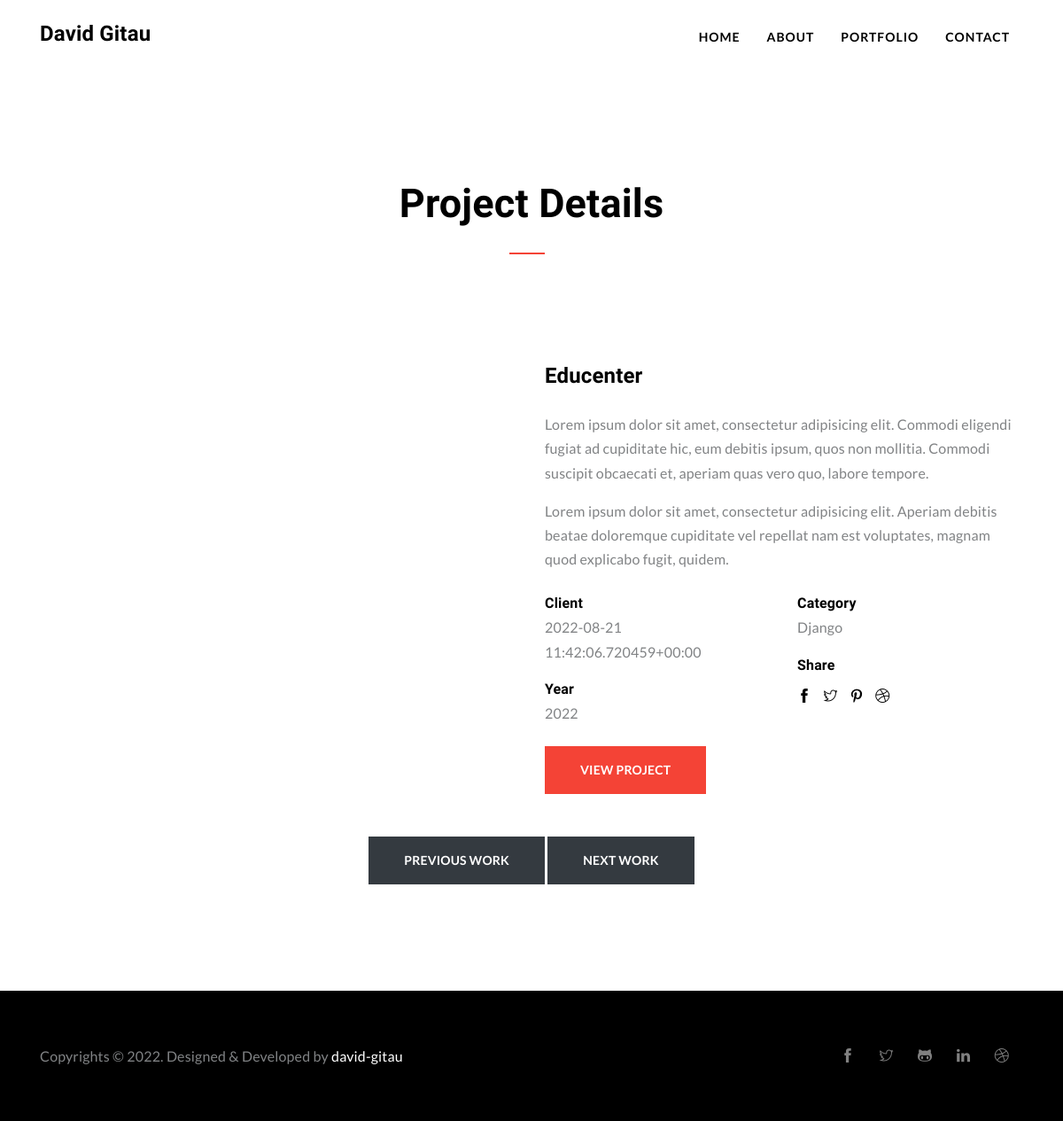
Page /portfolio-detail/1/ on the earlier database version.
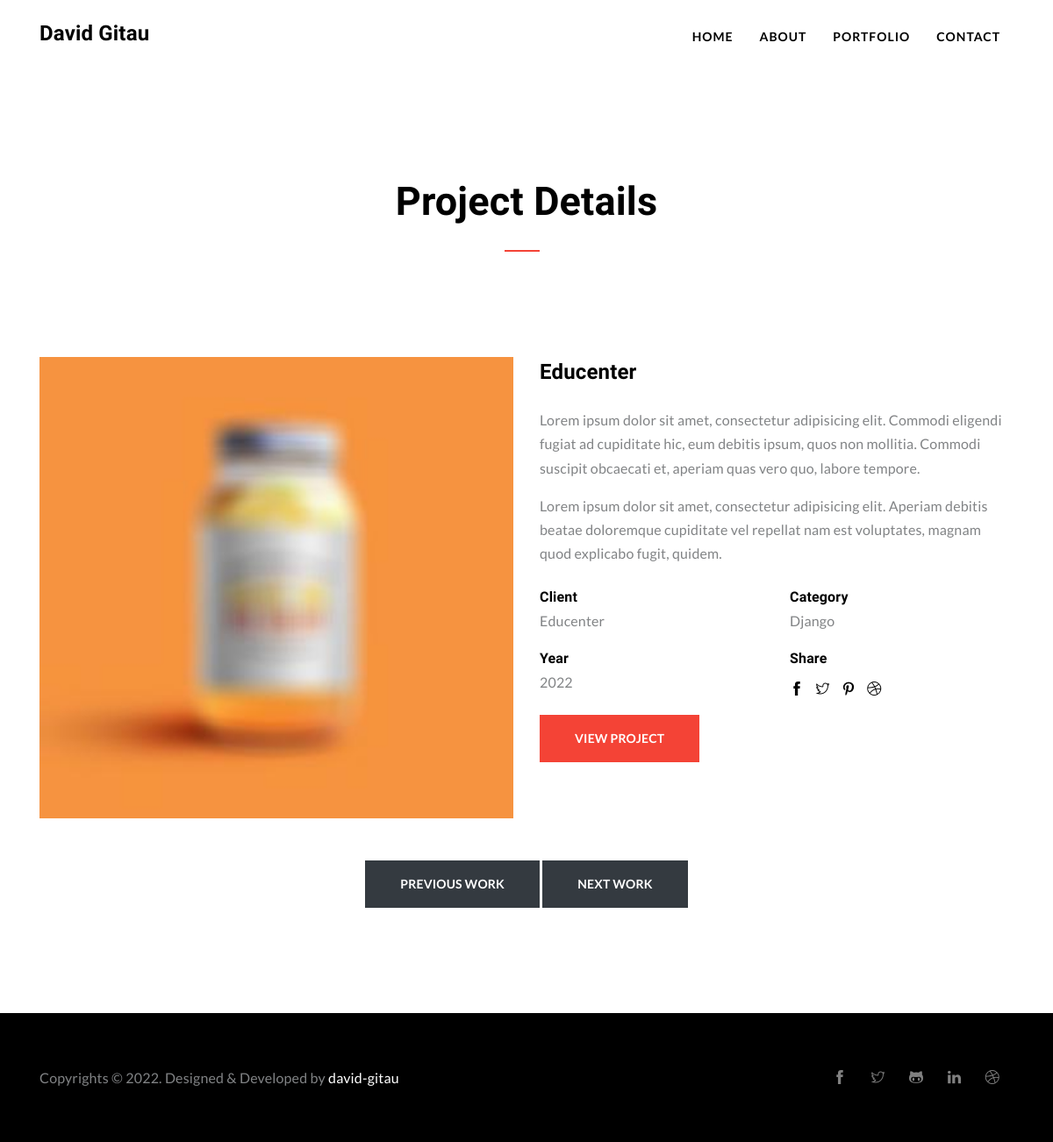
Same page on the later database version.
### core/models.py (models this page shows, shortened)
class Project(models.Model):
    name = models.CharField(max_length=100)
    project_type  = models.ForeignKey(ProjectType, on_delete=models.CASCADE)
    image = models.ImageField(upload_to='images/portfolio')
    year = models.DateField()
    client = models.CharField(max_length=100)
    about = models.TextField(
        default="""
        Lorem ipsum dolor sit amet, consectetur adipisicing elit. Commodi eligendi fugiat ad cupiditate hic, eum debitis ipsum, quos non mollitia. Commodi suscipit obcaecati et, aperiam quas vero quo, labore tempore.

Lorem ipsum dolor sit amet, consectetur adipisicing elit. Aperiam debitis beatae doloremque cupiditate vel repellat nam est voluptates, magnam quod explicabo fugit, quidem.
        """)

class ProjectType(models.Model):
    name = models.CharField(max_length=100)
    def __str__(self):
        return self.name

### core/views.py (the view)
# urls.py: path('portfolio-detail/<int:id>/', portfolio_detail, name='portfolio-detail'),
def portfolio_detail(request, id=1):
    context = {
        'project': Project.objects.get(id=id)
    }
    return render(request, 'portfolio/portfolio-detail.html', context)

### templates/portfolio/portfolio-detail.html
{% extends 'base/base.html' %}
{% load static %}
{% block content %}
<section class="page-title section pb-0">
  <div class="container">
    <div class="row">
      <div class="col-lg-12">
        <div class="text-center">
          <h1 class="text-capitalize mb-0 text-lg">Project Details</h1>
        </div>
      </div>
    </div>
  </div>
</section>
<section class="section portfolio-single">
	<div class="container">
		<div class="row">
			<div class="col-lg-6">
				<img src="{{project.image.url}}" alt="" class="img-fluid w-100">
			</div>
			<div class="col-lg-6">
				<div class="project-info">
					<h3 class="mb-4">{{project.name}}</h3>
					<p>Lorem ipsum dolor sit amet, consectetur adipisicing elit. Commodi eligendi fugiat ad cupiditate hic, eum debitis ipsum, quos non mollitia. Commodi suscipit obcaecati et, aperiam quas vero quo, labore tempore.</p>
					<p>Lorem ipsum dolor sit amet, consectetur adipisicing elit. Aperiam debitis beatae doloremque cupiditate vel repellat nam est voluptates, magnam quod explicabo fugit, quidem.</p>
					<div class="row mt-4">
						<div class="col-lg-6">
							<div class="info">
								<h5 class="mb-0">Client</h5>
								<p>{{project.client}}</p>
							</div>
							<div class="info">
								<h5 class="mb-0">Year</h5>
								<p>{{project.year|date:"Y"}}</p>
							</div>
							<div class="mt-4">
								<a href="{% url project.name|add:":home"|lower %}" class="btn btn-main btn-small">View project</a>
							</div>
						</div>
						<div class="col-lg-6">
							<div class="info">
								<h5 class="mb-0">Category</h5>
								<p>{{project.project_type}}</p>
							</div>
							<div class="info">
								<h5>Share</h5>
								<a href="#"><i class="ti-facebook"></i></a>
								<a href="#"><i class="ti-twitter"></i></a>
								<a href="#"><i class="ti-pinterest"></i></a>
								<a href="#"><i class="ti-dribbble"></i></a>
							</div>
						</div>
					</div>
				</div>
			</div>
		</div>
		<div class="row mt-5 justify-content-center">
			<div class="col-lg-6 text-center">
				<a href="#" class="btn btn-dark">Previous Work</a>
				<a href="#" class="btn btn-dark">Next Work</a>
			</div>
		</div>
	</div>
</section>
{% endblock %}

Differences in the rows shown:
changed Project "Educenter": image: picture added; client "2022-08-21 11:42:06.720459+00:00" → "Educenter"
